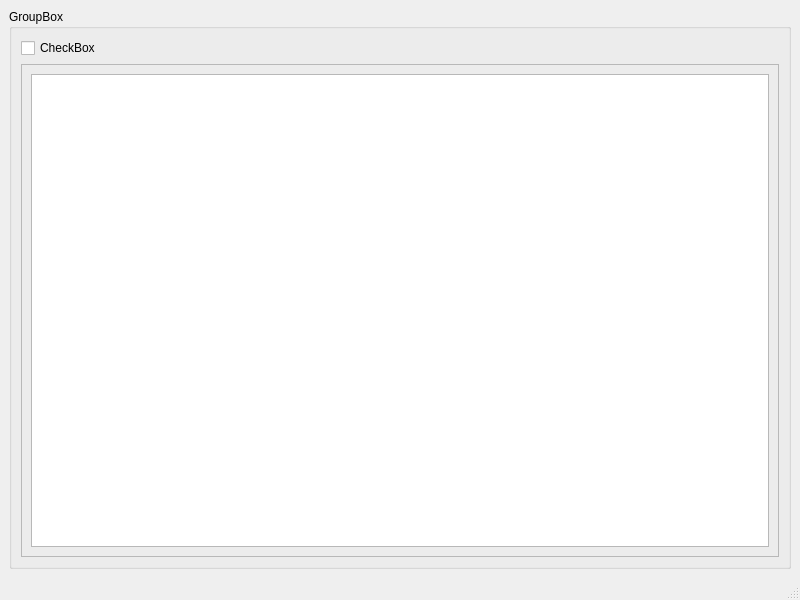
<?xml version="1.0" encoding="UTF-8"?>
<ui version="4.0">
 <class>MainWindow</class>
 <widget class="QMainWindow" name="MainWindow">
  <property name="geometry">
   <rect>
    <x>0</x>
    <y>0</y>
    <width>800</width>
    <height>600</height>
   </rect>
  </property>
  <property name="windowTitle">
   <string>MainWindow</string>
  </property>
  <widget class="QWidget" name="centralwidget">
   <layout class="QVBoxLayout" name="verticalLayout">
    <item>
     <widget class="QGroupBox" name="groupBox">
      <property name="title">
       <string>GroupBox</string>
      </property>
      <layout class="QVBoxLayout" name="verticalLayout_2">
       <item>
        <widget class="QCheckBox" name="checkBox">
         <property name="text">
          <string>CheckBox</string>
         </property>
        </widget>
       </item>
       <item>
        <widget class="QFrame" name="frame">
         <property name="frameShape">
          <enum>QFrame::StyledPanel</enum>
         </property>
         <property name="frameShadow">
          <enum>QFrame::Raised</enum>
         </property>
         <layout class="QVBoxLayout" name="verticalLayout_3">
          <item>
           <widget class="QTableWidget" name="tableWidget"/>
          </item>
         </layout>
        </widget>
       </item>
      </layout>
     </widget>
    </item>
   </layout>
  </widget>
  <widget class="QMenuBar" name="menubar">
   <property name="geometry">
    <rect>
     <x>0</x>
     <y>0</y>
     <width>800</width>
     <height>21</height>
    </rect>
   </property>
  </widget>
  <widget class="QStatusBar" name="statusbar"/>
 </widget>
 <resources/>
 <connections/>
</ui>
